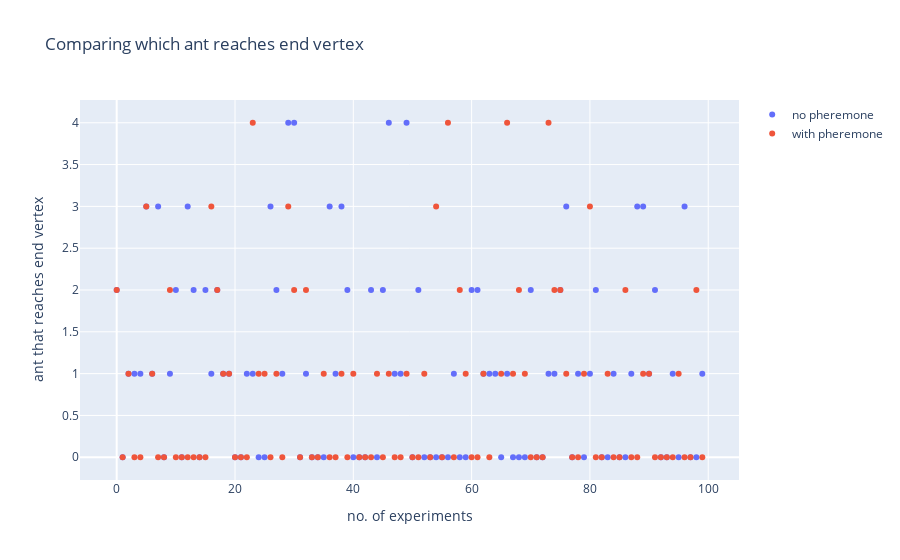

Here is the notebook cell this chart was saved with:
### Code cell
fig = go.Figure()
x_axis = list(range(num_points))

fig.add_trace(go.Scatter(x=x_axis, y=ant_winner_list,
                    mode='markers',
                    name='no pheremone'))
fig.add_trace(go.Scatter(x=x_axis, y=ant_winner_list_opt,
                    mode='markers',
                    name='with pheremone'))
fig.update_layout(title='Comparing which ant reaches end vertex',
                   xaxis_title='no. of experiments',
                   yaxis_title='ant that reaches end vertex')
fig.show()
print("Mean ant winner without pheremone: ", np.nanmean(ant_winner_list))
print("Median ant winner without pheremone: ", np.nanmedian(ant_winner_list))
print("Mean ant winner with pheremone: ", np.nanmean(ant_winner_list_opt))
print("Median ant winner with pheremone: ", np.nanmedian(ant_winner_list_opt))

### Figure 1 — Plotly figure (JSON) as saved in the notebook; plotly's stock layout.template omitted (floating-point values rounded to 4 significant figures)
{"data": [{"mode": "markers", "name": "no pheremone", "type": "scatter", "x": [0, 1, 2, 3, 4, 5, 6, 7, 8, 9, 10, 11, 12, 13, 14, 15, 16, 17, 18, 19, 20, 21, 22, 23, 24, 25, 26, 27, 28, 29, 30, 31, 32, 33, 34, 35, 36, 37, 38, 39, 40, 41, 42, 43, 44, 45, 46, 47, 48, 49, 50, 51, 52, 53, 54, 55, 56, 57, 58, 59, 60, 61, 62, 63, 64, 65, 66, 67, 68, 69, 70, 71, 72, 73, 74, 75, 76, 77, 78, 79, 80, 81, 82, 83, 84, 85, 86, 87, 88, 89, 90, 91, 92, 93, 94, 95, 96, 97, 98, 99], "y": [2, 0, 1, 1, 1, 3, 1, 3, 0, 1, 2, 0, 3, 2, 0, 2, 1, 2, 1, 1, 0, 0, 1, 1, 0, 0, 3, 2, 1, 4, 4, 0, 1, 0, 0, 0, 3, 1, 3, 2, 0, 0, 0, 2, 0, 2, 4, 1, 1, 4, 0, 2, 0, 0, 0, 0, 0, 1, 0, 0, 2, 2, 1, 1, 1, 0, 1, 0, 0, 0, 2, 0, 0, 1, 1, 2, 3, 0, 1, 0, 1, 2, 0, 0, 1, 0, 0, 1, 3, 3, 1, 2, 0, 0, 1, 0, 3, 0, 0, 1]}, {"mode": "markers", "name": "with pheremone", "type": "scatter", "x": [0, 1, 2, 3, 4, 5, 6, 7, 8, 9, 10, 11, 12, 13, 14, 15, 16, 17, 18, 19, 20, 21, 22, 23, 24, 25, 26, 27, 28, 29, 30, 31, 32, 33, 34, 35, 36, 37, 38, 39, 40, 41, 42, 43, 44, 45, 46, 47, 48, 49, 50, 51, 52, 53, 54, 55, 56, 57, 58, 59, 60, 61, 62, 63, 64, 65, 66, 67, 68, 69, 70, 71, 72, 73, 74, 75, 76, 77, 78, 79, 80, 81, 82, 83, 84, 85, 86, 87, 88, 89, 90, 91, 92, 93, 94, 95, 96, 97, 98, 99], "y": [2, 0, 1, 0, 0, 3, 1, 0, 0, 2, 0, 0, 0, 0, 0, 0, 3, 2, 1, 1, 0, 0, 0, 4, 1, 1, 0, 1, 0, 3, 2, 0, 2, 0, 0, 1, 0, 0, 1, 0, 1, 0, 0, 0, 1, 0, 1, 0, 0, 1, 0, 0, 1, 0, 3, 0, 4, 0, 2, 1, 0, 0, 1, 0, null, 1, 4, 1, 2, 1, 0, 0, 0, 4, 2, 2, 1, 0, 0, 1, 3, 0, 0, 1, 0, 0, 2, 0, 0, 1, 1, 0, 0, 0, 0, 1, 0, 0, 2, 0]}], "layout": {"title": {"text": "Comparing which ant reaches end vertex"}, "xaxis": {"title": {"text": "no. of experiments"}}, "yaxis": {"title": {"text": "ant that reaches end vertex"}}}}
